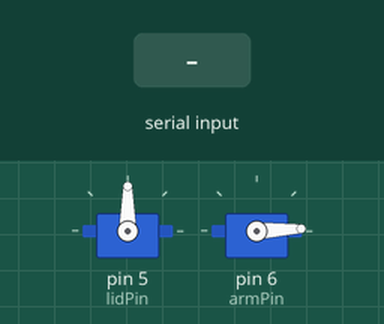
A sketch run on a simulated Arduino Uno, built with avr-gcc and run on an emulated ATmega328P. Parts: 2 × servo. The inputs (shaded band) are chosen by the test bench. What the sketch prints to the serial monitor is not drawn.

Above: at 2.2 s.
2.3 s: "3\n" received over Serial
At 2.81 s:
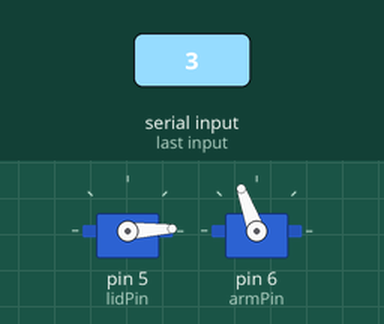
4.9 s: byte 50 ('2') received over Serial
At 5.4 s:
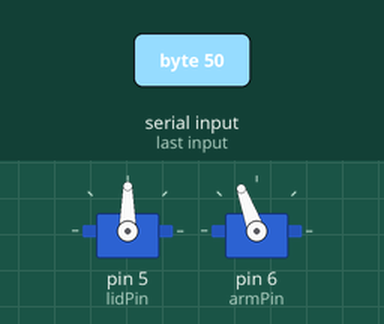
7.1 s: byte 49 ('1') received over Serial
At 7.5 s:
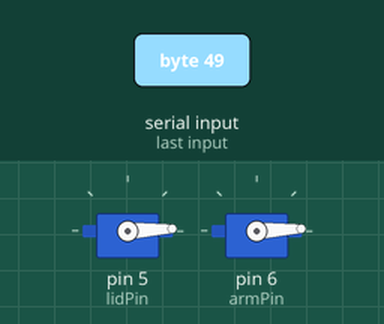
8.6 s: byte 52 ('4') received over Serial
At 9.7 s:
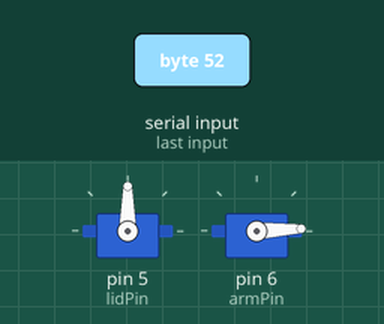
10.1 s: byte 114 ('r') received over Serial
At 11.8 s:
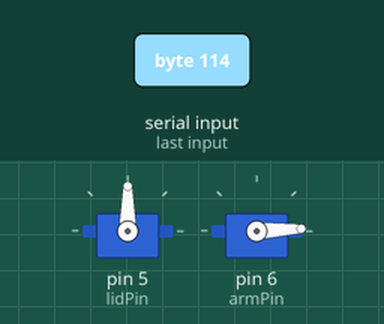
Timing chart, 0 to 14.1 s (numbered marks = the images above; inputs shaded):
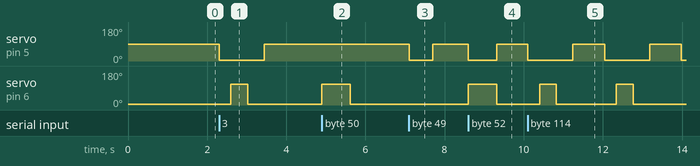

The sketch:

mg996r_dual_test.ino
```cpp
// ===================================================
//  MG996R ×2 同時運用テスト（Arduino UNO）
//
//  ---- 配線 ----
//    フタ MG996R 信号(橙) → D5
//    腕   MG996R 信号(橙) → D6
//    両方の 赤(+) → 電源B（単3×4本）の＋
//    両方の 茶(GND) → 電源B の−
//    電源B の− ↔ UNO の GND   ★必ず共通にする
//    ※サーボの＋を UNO の 5V に繋がないこと
//
//  ---- 動作 ----
//  起動後、シリアルモニタ（9600bps・改行あり）から操作：
//    1 : フタだけ 開→閉
//    2 : 腕だけ 伸→戻
//    3 : 本番と同じ順番（フタ開→腕伸→腕戻→フタ閉）
//    4 : 2個同時に動かす（電池の踏ん張りテスト）
//    r : 連続10回 3 を繰り返す（電池の持ち・発熱の確認）
//    d : 両方脱力（detach）
//
//  ※角度はまず箱に付けない状態で試し、取り付け後に調整する。
// ===================================================
#include <Servo.h>

Servo lid, arm;
const int lidPin = 5, armPin = 6;

// ---- 角度（取り付け後に調整）----
const int LID_CLOSED = 90, LID_OPEN = 3;
const int ARM_IN     = 3,  ARM_OUT  = 110;

// MG996R: 約0.17秒/60° → 90°で約255ms、110°で約311ms。余裕込み
const int LID_MS = 300;
const int ARM_MS = 420;

void attachBoth() {
  if (!lid.attached()) lid.attach(lidPin);
  if (!arm.attached()) arm.attach(armPin);
}

void lidTest() {
  Serial.println(F("フタ: 開→閉"));
  attachBoth();
  lid.write(LID_OPEN);   delay(LID_MS + 300);
  lid.write(LID_CLOSED); delay(LID_MS + 300);
}

void armTest() {
  Serial.println(F("腕: 伸→戻"));
  attachBoth();
  arm.write(ARM_OUT); delay(ARM_MS + 300);
  arm.write(ARM_IN);  delay(ARM_MS + 300);
}

void sequence() {
  attachBoth();
  lid.write(LID_OPEN);   delay(LID_MS);
  arm.write(ARM_OUT);    delay(ARM_MS);
  arm.write(ARM_IN);     delay(ARM_MS);
  lid.write(LID_CLOSED); delay(LID_MS);
}

void simultaneous() {
  Serial.println(F("2個同時: 開+伸 → 戻+閉"));
  attachBoth();
  lid.write(LID_OPEN);   arm.write(ARM_OUT); delay(ARM_MS + 300);
  arm.write(ARM_IN);     lid.write(LID_CLOSED); delay(ARM_MS + 300);
}

void setup() {
  Serial.begin(9600);
  lid.attach(lidPin);  lid.write(LID_CLOSED);
  arm.attach(armPin);  arm.write(ARM_IN);
  delay(1000);
  Serial.println(F("=== MG996R x2 テスト ==="));
  Serial.println(F("1:フタ 2:腕 3:本番順 4:同時 r:10回連続 d:脱力"));
}

void loop() {
  if (!Serial.available()) return;
  char c = Serial.read();
  if (c == '\n' || c == '\r') return;

  if      (c == '1') lidTest();
  else if (c == '2') armTest();
  else if (c == '3') { Serial.println(F("本番順")); sequence(); }
  else if (c == '4') simultaneous();
  else if (c == 'r') {
    Serial.println(F("10回連続"));
    for (int i = 1; i <= 10; i++) {
      Serial.print(F("  ")); Serial.println(i);
      sequence(); delay(500);
    }
  }
  else if (c == 'd') { lid.detach(); arm.detach(); Serial.println(F("脱力")); }
  else Serial.println(F("不明なコマンド"));
  Serial.println(F("OK"));
}
```

Measured:
- after the input at 2.3 s, servo on pin 5 (lidPin): 90° → 3° at once, → 90° 1.1 s later; servo on pin 6 (armPin): 3° → 110° after 0.30 s, → 3° 0.42 s later
- after the input at 4.9 s, servo on pin 6 (armPin): 3° → 110° at once, → 3° 0.72 s later
- after the input at 7.1 s, servo on pin 5 (lidPin): 90° → 3° at once, → 90° 0.60 s later
- after the input at 8.6 s, servo on pin 5 (lidPin): 90° → 3° at once, → 90° 0.72 s later; servo on pin 6 (armPin): 3° → 110° at once, → 3° 0.72 s later
- after the input at 10.1 s, servo on pin 5 (lidPin): alternates 90° for 0.80 s and 3° for 1.1 s, starting at once; servo on pin 6 (armPin): alternates 110° for 0.42 s and 3° for 1.5 s, starting after 0.30 s
